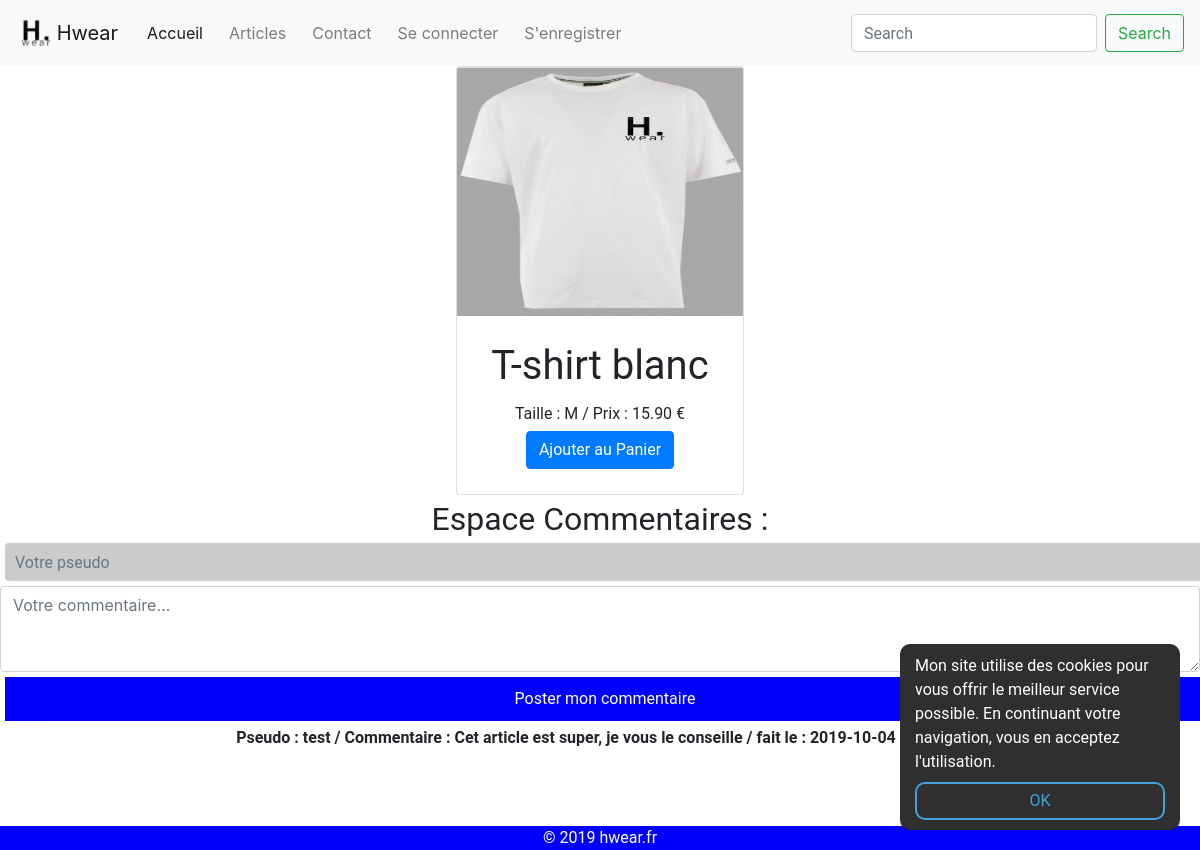
The app's page /articles.php?id=1 with its own data.
### tables this page shows
CREATE TABLE IF NOT EXISTS `produits` (
  `id` int(11) NOT NULL AUTO_INCREMENT,
  `nom` varchar(255) NOT NULL,
  `description` varchar(255) NOT NULL,
  `prix` float NOT NULL,
  `logo` varchar(255) NOT NULL,
  `id_categorie` int(11) NOT NULL,
  `id_sous_categorie` int(11) NOT NULL,
  `id_admin` int(11) NOT NULL,
  `confirme` int(11) NOT NULL DEFAULT '0',
  PRIMARY KEY (`id`),
  KEY `FK_produit_id_sous_categories` (`id_sous_categorie`),
  KEY `FK_produit_id_admin` (`id_admin`)
);

CREATE TABLE IF NOT EXISTS `commentaires` (
  `id` int(11) NOT NULL AUTO_INCREMENT,
  `message` text NOT NULL,
  `pseudo` varchar(255) NOT NULL,
  `date_creation` timestamp NOT NULL DEFAULT CURRENT_TIMESTAMP,
  `id_produit` int(11) NOT NULL,
  PRIMARY KEY (`id`),
  KEY `FK_commentaires_id_users` (`id_produit`)
);

### include/class/db.php (called while the page is built, shortened)
<?php
class Bdd
{
    private static $_instance = null;
    private function __construct()
    {
        $this->conn = new PDO('mysql:host=localhost;dbname=hwear;charset=utf8', 'root', '', array(PDO::ATTR_ERRMODE => PDO::ERRMODE_EXCEPTION));
    }
    public static function getInstance()
    {
        if (!static::$_instance) {
            static::$_instance = new Bdd();
        }
        return static::$_instance;
    }
}

### articles.php (called while the page is built, shortened)
<?php
require_once('include/require.php');
$get_id = htmlspecialchars(Util::getGetParam('id'));
$article = null;
$bdArticle = Bdd::getInstance()->conn->prepare('SELECT * FROM produits WHERE id = ?');
$bdArticle->execute(array($get_id));
if ($bdArticle->rowCount() == 1) {
    $article = $bdArticle->fetch();
    $logo = $article['logo'];
    $nom = $article['nom'];
    $description = $article['description'];
    $prix = $article['prix'];
}
if(isset($_GET['id']) AND !empty($_GET['id'])) {
	$getid = htmlspecialchars($_GET['id']);
	$commentaires = Bdd::getInstance()->conn->prepare('SELECT * FROM commentaires WHERE id_produit = ? ORDER BY id DESC');
	$commentaires->execute(array($getid));
}
require_once('views/articles.view.php');
?>

### views/articles.view.php (the view, shortened to what this page needs)
<?php if ($article) { ?>
    <div class="row" style="display: flex;justify-content: center;">
        <div class="card" style="width: 18rem;">
            <form align="center" action="panier.php">
                <img class="card-img-top" src="ressources/vetements/<?php echo $logo ?>"
                width="250px" height="250px">
                <div class="card-body">
                    <h1 class="card-title"><?php echo $nom ?></h1>
                    <p class="card-text"><?php echo $description ?>
                    <?php echo " / Prix : " . number_format($prix, 2, '.', '') . ' € ' ?>
                    <?php if (isset($_SESSION['login'])) {
                        ?>
                        <a class="btn btn-primary" href="panier.php?action=add&id=<?php echo $get_id; ?>">Ajouter au Panier</a>
                    <?php } else {
                        ?><a class="btn btn-primary" href="login.php">Ajouter au Panier</a>
                    <?php } ?>
                </div>
            </form>
        </div></div>
   <h2 align="center">Espace Commentaires :</h2>
   <form method="POST">
         <input type="text" class="form-control" name="pseudo" placeholder="Votre pseudo" />
         <textarea class="form-control" rows="3" name="commentaire" placeholder="Votre commentaire..."></textarea>
         <input type="submit" value="Poster mon commentaire" name="submit_commentaire" />
    </form>
 <?php foreach($commentaires as $c) { ?>
     <p align="center"><b>Pseudo : <?php echo $c['pseudo'] ?>
     / Commentaire : <?php echo $c['message'] ?>
     / fait le : <?php echo $c['date_creation']; ?></b></p>
 <?php } } ?>
 <div style="position: relative; bottom:0;padding-top: 50px">
    <?php require_once('include/footer.php'); ?>

### include/style.css (style rules this page uses)
html, body { width: 100%; height: 100%; margin: 0; }
a { text-decoration: none; }
h1 { font-family: Roboto; font-weight: normal; padding: 0; margin: 0; }
h2 { font-family: Roboto; font-weight: normal; padding: 0; margin: 0; }
p { font-family: Roboto; font-weight: normal; padding: 0; margin: 0; }
input[type=text], input[type=password] { background-color: #CBCBCB; color: white; border-style: none; padding: 10px; }
input[type=submit] { background-color: blue; color: white; border: none; padding: 10px; }
input { font-family: Roboto; font-weight: normal; font-size: 16px; }
.logform input, a { margin: 5px; }
.registerr input, h1, h2 { margin: 5px; }
input { width: 100%; margin: 5px; }

### records on screen
produits: logo (picture), nom "T-shirt blanc", description "Taille : M", prix "15.90"
commentaires: pseudo "test", message "Cet article est super, je vous le conseille", date_creation "2019-10-04 09:27:34"
